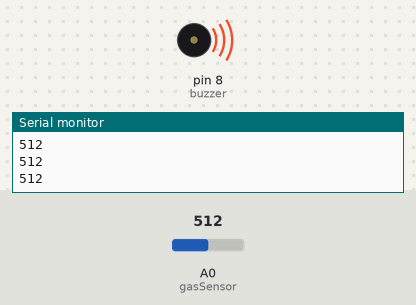
A sketch run on a simulated Arduino Uno, built with avr-gcc and run on an emulated ATmega328P. Shown: buzzer (waves = sounding, pin HIGH), the last lines printed to the serial monitor. The test bench sets the inputs (shaded band); at power-on: A0 (gasSensor) = 512.

Above: at 1.2 s.
1.3 s: A0 (gasSensor) set to 419
2.8 s: A0 (gasSensor) set to 393
At 3.8 s:
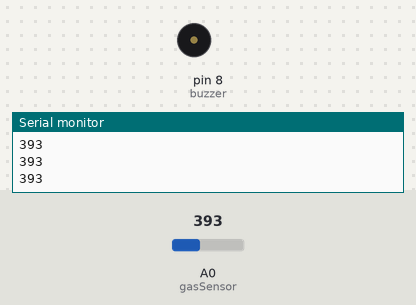
4.3 s: A0 (gasSensor) set to 410
At 5.1 s:
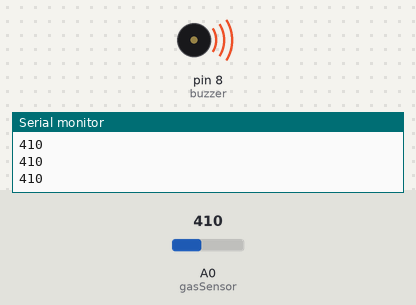
5.9 s: A0 (gasSensor) set to 390
At 6.4 s:
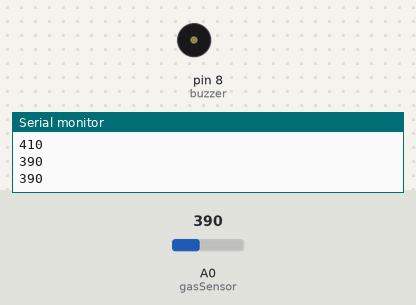
Timing chart, 0 to 8.5 s (numbered marks = the images above; inputs shaded):
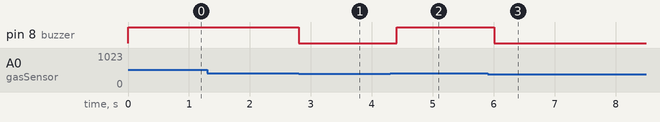

Measured:
- the behaviour switches between 401 and 400 on A0 (gasSensor) (found by bisection; images 0 and 1)
- after the input at 2.8 s, pin 8 (buzzer): HIGH → LOW at once
- after the input at 4.3 s, pin 8 (buzzer): LOW → HIGH after 0.11 s
- after the input at 5.9 s, pin 8 (buzzer): HIGH → LOW after 0.11 s

The sketch:

code.ino
```cpp
int gasSensor = A0;
int buzzer = 8;

void setup()
{
  pinMode(buzzer, OUTPUT);
  Serial.begin(9600);
}

void loop()
{
  int gasValue = analogRead(gasSensor);

  Serial.println(gasValue);

  if(gasValue > 400)
  {
    digitalWrite(buzzer, HIGH);
  }
  else
  {
    digitalWrite(buzzer, LOW);
  }

  delay(200);
}
```
